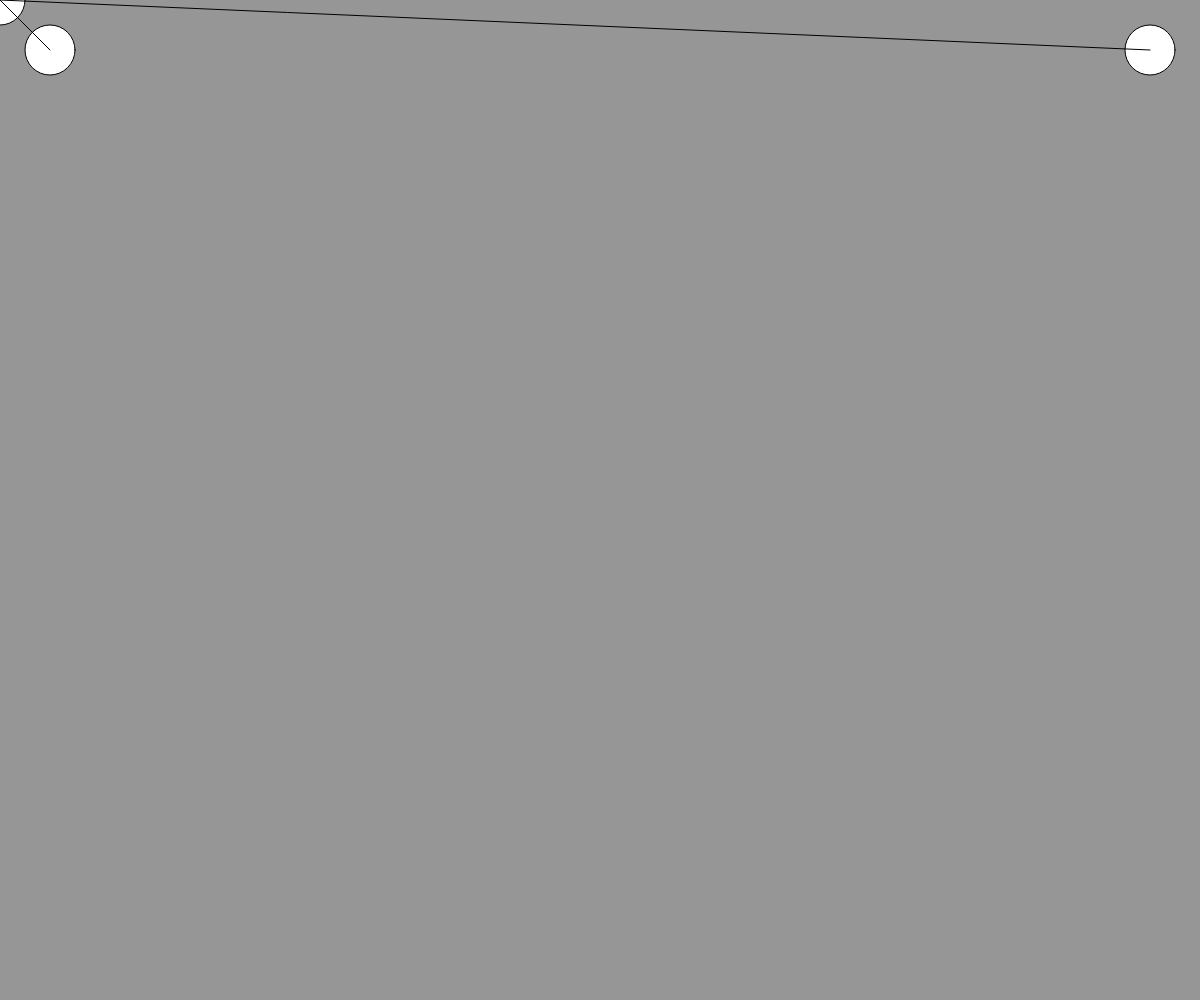
Frame 1 (no input)
Frame 60 (no input): identical to frame 1, image omitted
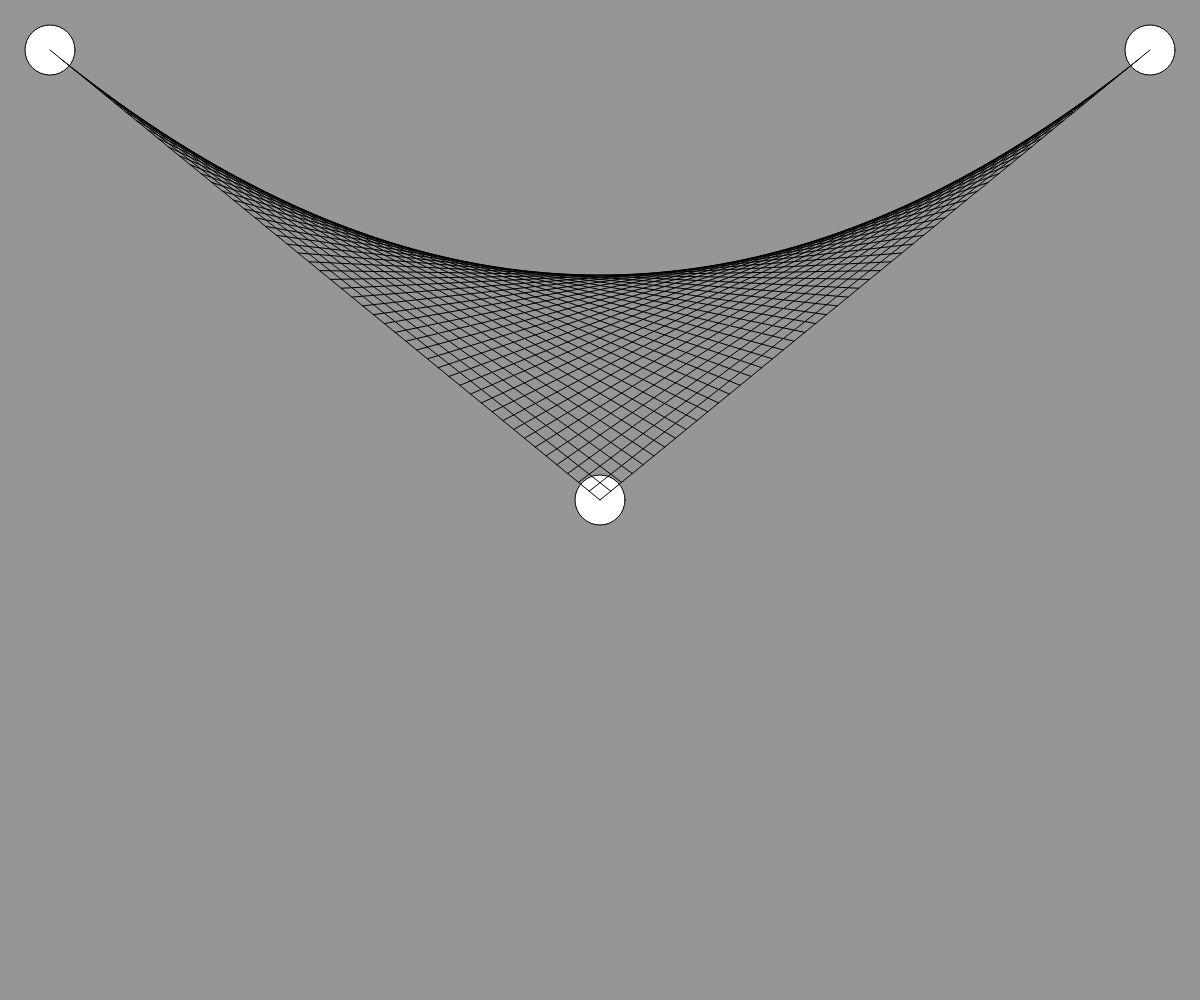
Frame 120 (the mouse pressed at the canvas centre since frame 60)

The p5.js sketch that drew these frames (run headless with seeded random() and noise() and a simulated clock; from frame 60 on, the mouse is pressed at the canvas centre):

// p5.js sketch
// ── sketch.js
function setup() {
createCanvas(windowWidth, windowHeight)
}

function draw() {
    background(150);

    circle (50, 50, 50)
    circle (width -50, 50, 50)
    circle (mouseX, mouseY, 50)

    let n = map(mouseX, 0, width, 1, 100, true)
    n = round(n)

    for(let i= 0; i <= n; i++){
        x1 = map(i,0,n,50, mouseX, 100, true);
        y1 = map(i,0,n, 50, mouseY,true);
        x2 = map(i,0,n, mouseX,width -50, true);
        y2 = map(i,0,n,mouseY,50,true);

        line(x1,y1,x2,y2);
        }
    }
